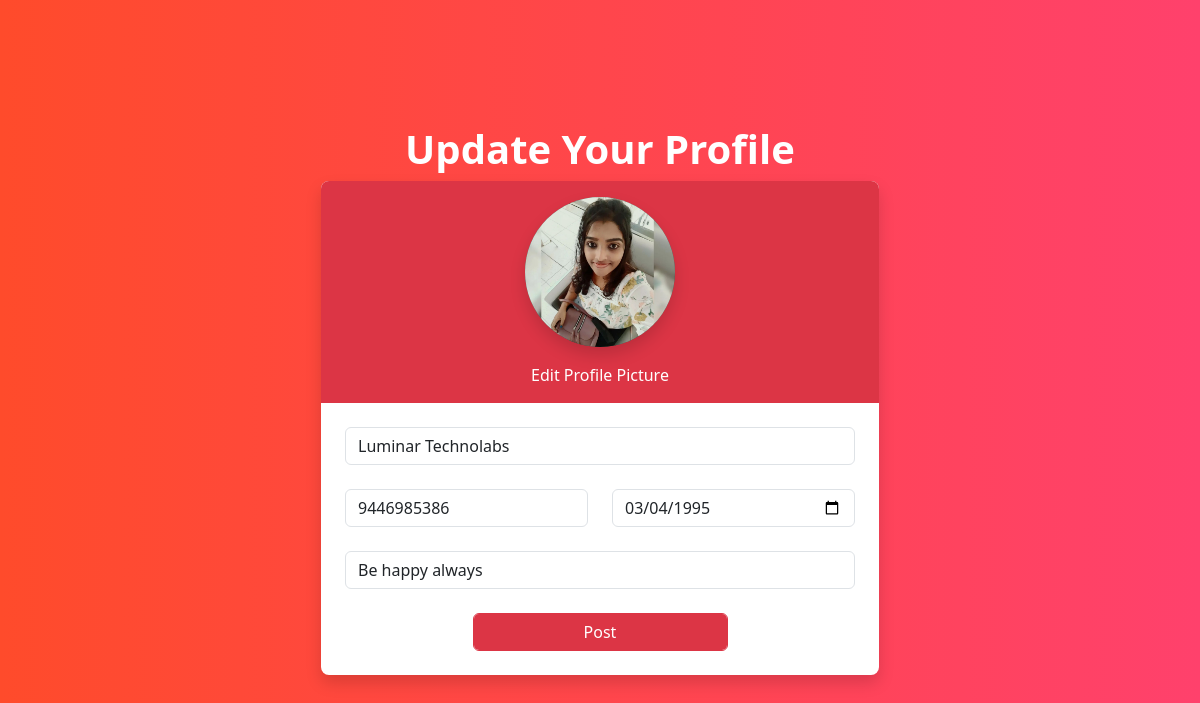
Page /profiles/6/change (signed in) on the earlier database version.
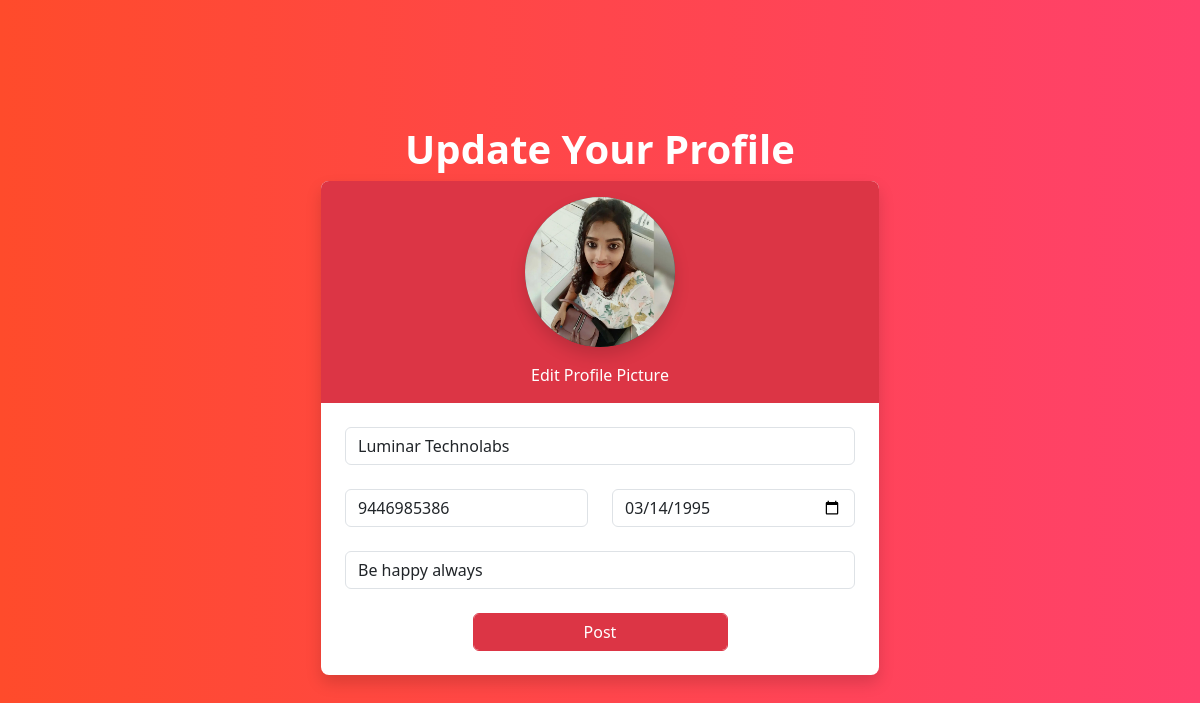
Same page on the later database version.
### social/models.py (models this page shows, shortened)
class UserProfile(models.Model):
    user=models.OneToOneField(User,on_delete=models.CASCADE,related_name="profile")
    address=models.CharField(max_length=200,null=True)
    phone=models.CharField(max_length=200,null=True)
    profile_pic=models.ImageField(upload_to="profilepics",null=True,blank=True)
    dob=models.DateField(null=True)
    bio=models.CharField(max_length=200,null=True)
    following=models.ManyToManyField("self",related_name="followed_by",symmetrical=False,null=True)
    block=models.ManyToManyField("self",related_name="blocked",symmetrical=False,null=True)

### social/views.py (the view, shortened to what this page needs)
# urls.py: path('profiles/<int:pk>/change',views.ProfileUpdateView.as_view(),name="profile-update"),
@method_decorator(decs,name="dispatch")
class ProfileUpdateView(UpdateView):
    template_name="profile_add.html"
    form_class=UserProfileForm
    model=UserProfile

### social/forms.py
class UserProfileForm(forms.ModelForm):
    class Meta:
        model=UserProfile
        exclude=("user","following","block")
        widgets={
                 "dob":forms.DateInput(attrs={"class":"form-control","type":"date"})
        }

### social/templates/profile_add.html (shortened to what this page needs)
<!DOCTYPE html>
{%load static%}
<html lang="en">
<head>
    <link href="https://cdn.jsdelivr.net/npm/bootstrap@5.3.2/dist/css/bootstrap.min.css" rel="stylesheet">
    <link rel="stylesheet" href="{%static 'social/css/profile_edit.css'%}">
</head>
<body style="background: #FF416C;
background: -webkit-linear-gradient(to right, #FF4B2B, #FF416C);
background: linear-gradient(to right, #FF4B2B, #FF416C);">
    <div class="vh-100 container d-flex flex-column justify-content-center align-items-center">
        <div>
            <h1 class="text-white fw-bold">Update Your Profile</h1>
        </div>
        <form action="" method="post" enctype="multipart/form-data" class="border-0 rounded-3 form-control p-0 w-50 shadow">
            <div class="text-center bg-danger rounded-top-3 rounded-bottom-0 pb-3">
                <label for="fileToUpload">
                    <div class=" p-3">
                        {%if form.profile_pic%}
                            <img class="profile-small profile-pic shadow" src="{{form.profile_pic.value.url}}" alt="Avatar" style="border-radius: 50%;
                            background-color: rgb(68, 68, 68);">
                            {%else%}
                            <img class="profile-small profile-pic shadow" src="{%static 'social/images/profilepic.png'%}" alt="Avatar" style="border-radius: 50%;
                            background-color: rgb(68, 68, 68);">
                           {%endif%}
                    </div>
                </label>
                <div class="text-white tefw-bold">
                    Edit Profile Picture
                </div>
            </div>
            <div class="p-4">
                <div class="mb-4">
                    <input type="text" name="address" value="{{form.address.value}}" class="form-control" placeholder="Address">
                </div>
                <div class="row">
                    <div class="mb-4 col-md-6">
                        <input type="number" name="phone" value="{{form.phone.value}}" class="form-control" placeholder="Phone">
                    </div>
                    <div class="mb-4 col-md-6">
                        {{form.dob}}
                    </div>
                </div>
                <div class="mb-4">
                    <input type="text" name="bio" value="{{form.bio.value}}" class="form-control" placeholder="Bio">
                </div>
                <div class="text-center">
                    <button type="submit" class="btn btn-danger form-control w-50">Post</button>
                </div>
            </div>
        </form>
    </div>
</body>
</html>

Differences in the rows shown:
changed UserProfile "Luminar Technolabs": dob "03/04/1995" → "03/14/1995"
